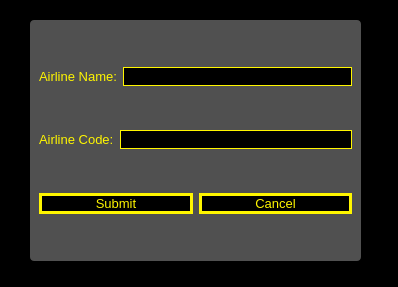
<?xml version="1.0" encoding="UTF-8"?>
<ui version="4.0">
 <class>AddAirlineDialog</class>
 <widget class="QDialog" name="AddAirlineDialog">
  <property name="geometry">
   <rect>
    <x>0</x>
    <y>0</y>
    <width>398</width>
    <height>287</height>
   </rect>
  </property>
  <property name="windowTitle">
   <string>Dialog</string>
  </property>
  <property name="styleSheet">
   <string notr="true">* {
	font-size: 10pt;
}

QDialog {
	
	background-color: rgb(0, 0, 0);
}

QLabel {
	color: rgb(255, 246, 0);
}

QLineEdit {
	color: rgb(255, 246, 0);
	
	background-color: rgb(0, 0, 0);
	border: 1px solid #fff600;
}

QPushButton {
	background-color: rgb(0, 0, 0);
	color: rgb(255, 246, 0);
	border: 3px solid #fff600;
}

QPushButton:hover {
	background-color: #fff600;
	color: black;
}

#frame {
	
	background-color: rgb(255, 255, 255, 80);
	border-radius: 4px;
}</string>
  </property>
  <widget class="QFrame" name="frame">
   <property name="geometry">
    <rect>
     <x>30</x>
     <y>20</y>
     <width>331</width>
     <height>241</height>
    </rect>
   </property>
   <property name="frameShape">
    <enum>QFrame::StyledPanel</enum>
   </property>
   <property name="frameShadow">
    <enum>QFrame::Raised</enum>
   </property>
   <layout class="QVBoxLayout" name="verticalLayout_2">
    <item>
     <layout class="QHBoxLayout" name="horizontalLayout">
      <item>
       <widget class="QLabel" name="lblName">
        <property name="text">
         <string>Airline Name:</string>
        </property>
       </widget>
      </item>
      <item>
       <widget class="QLineEdit" name="txtName"/>
      </item>
     </layout>
    </item>
    <item>
     <layout class="QHBoxLayout" name="horizontalLayout_3">
      <item>
       <widget class="QLabel" name="lblCode">
        <property name="text">
         <string>Airline Code:</string>
        </property>
       </widget>
      </item>
      <item>
       <widget class="QLineEdit" name="txtCode"/>
      </item>
     </layout>
    </item>
    <item>
     <layout class="QHBoxLayout" name="horizontalLayout_2">
      <item>
       <widget class="QPushButton" name="btnSubmit">
        <property name="text">
         <string>Submit</string>
        </property>
       </widget>
      </item>
      <item>
       <widget class="QPushButton" name="btnCancel">
        <property name="text">
         <string>Cancel</string>
        </property>
       </widget>
      </item>
     </layout>
    </item>
   </layout>
  </widget>
 </widget>
 <resources/>
 <connections/>
</ui>
